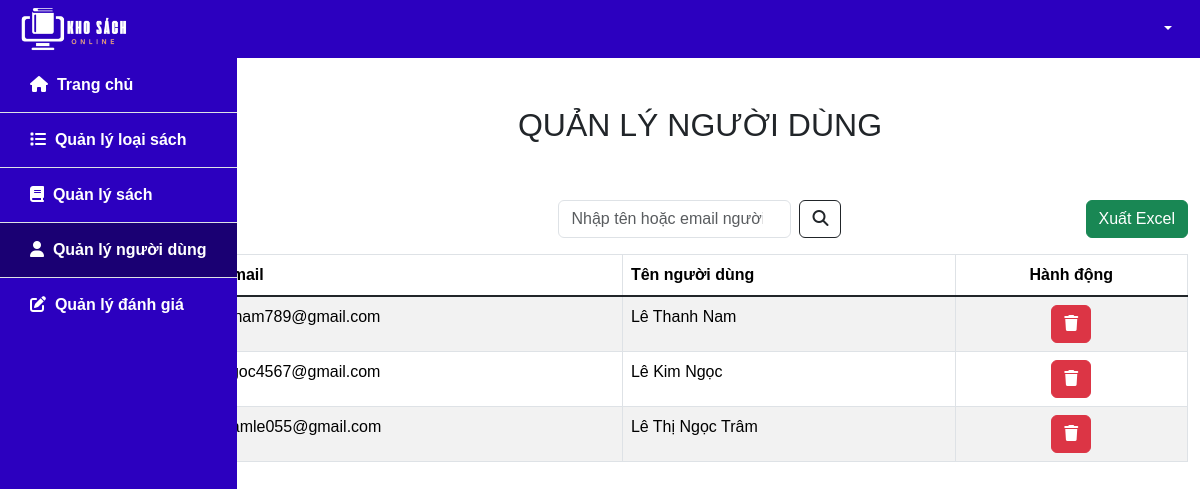
Screenshot of /manage_user.php with the database file from the repository.
### tables this page shows
CREATE TABLE `user` (
  `email` varchar(100) NOT NULL,
  `fullname` varchar(50) NOT NULL,
  `password` varchar(100) NOT NULL,
  `role` varchar(10) NOT NULL
);

### src/functions.php (called while the page is built, shortened)
<?php
function html_escape(string|null $text): string
{
    return htmlspecialchars($text ?? '', ENT_QUOTES, 'UTF-8', false);
}

### public/manage_user.php (the view, shortened to what this page needs)
<?php
require_once __DIR__ . '/../src/connect.php';
if ($_SERVER['REQUEST_METHOD'] === 'GET' && isset($_GET['keyword'])) {
    $keyword = $_GET['keyword'];
    $sql = "SELECT email, fullname, role FROM user
            WHERE email LIKE concat('%', ? '%')
            OR fullname LIKE concat('%', ? '%')";
    $stmt = $pdo->prepare($sql);
    $stmt->execute([$keyword, $keyword]);
} else {
    $sql = "SELECT email, fullname, role FROM user";
    $stmt = $pdo->prepare($sql);
    $stmt->execute();
}
$rows = $stmt->fetchAll(PDO::FETCH_ASSOC);
include_once __DIR__. '/../src/partials/header_ad.php'
?>
<div class="container-fluid flex-grow-1">
    <div class="row">
        <div class="col-2">
            <?php include_once __DIR__. '/../src/partials/slidebar_ad.php' ?>
        </div>
        <div class="col-10">
            <div class="row justify-content-center m-5">
                <h2 class="text-center">QUẢN LÝ NGƯỜI DÙNG</h2>
            </div>
            <div class="row mb-3">
                <div class="col">
                </div>
                <div class="col d-flex justify-content-center ">
                    <form class="d-flex" role="search" method="GET">
                        <input class="form-control me-2" type="search" placeholder="Nhập tên hoặc email người dùng"
                            aria-label="Search" name="keyword"
                            value="<?= isset($_GET['keyword']) ? html_escape($_GET['keyword']) : '' ?>">
                        <button class="btn btn-outline-dark" type="submit"><i
                                class="fa-solid fa-magnifying-glass"></i></button>
                    </form>
                </div>
                <div class="col d-flex justify-content-end">
                    <form method="post">
                        <button class="btn btn-success" type="submit" name="export">
                            Xuất Excel
                        </button>
                    </form>
                </div>
            </div>
            <div class="row my-3">
                <div class="col">
                    <table class="table table-bordered table-striped">
                        <thead>
                            <tr>
                                <th class="align-content-start">Email</th>
                                <th class="align-content-start">Tên người dùng</th>
                                <th class="text-center align-content-start">Hành động</th>
                            </tr>
                        </thead>
                        <tbody class="table-group-divider">
                            <?php foreach ($rows as $row) : ?>
                            <?php if ($row['role'] == "admin") continue?>
                            <tr>
                                <td><?= html_escape($row['email']) ?></td>
                                <td><?= html_escape($row['fullname']) ?></td>
                                <td>
                                    <div class="d-flex justify-content-center">
                                        <form class="form-inline mx-1" action="/delete_user.php" method="POST">
                                            <button id="delete-user-btn" type="button"
                                                class="btn btn-xs btn-danger  delete-user-btn" data-toggle="modal"
                                                name="delete-user" data-target="#delete-confirm">
                                                <i class="fa-solid fa-trash"></i>
                                            </button>
                                        </form>
                                    </div>
                                </td>
                            </tr>
                            <?php endforeach ?>
                        </tbody>
                    </table>
                </div>
            </div>
        </div>
    </div>
</div>
<?php
include_once __DIR__. '/../src/partials/footer_ad.php'
?>

### public/css/style.css (style rules this page uses)
* { font-family:Arial, Helvetica, sans-serif; }

### rows the page displays
user: email "lenam789@gmail.com", fullname "Lê Thanh Nam"
user: email "ngoc4567@gmail.com", fullname "Lê Kim Ngọc"
user: email "tramle055@gmail.com", fullname "Lê Thị Ngọc Trâm"
